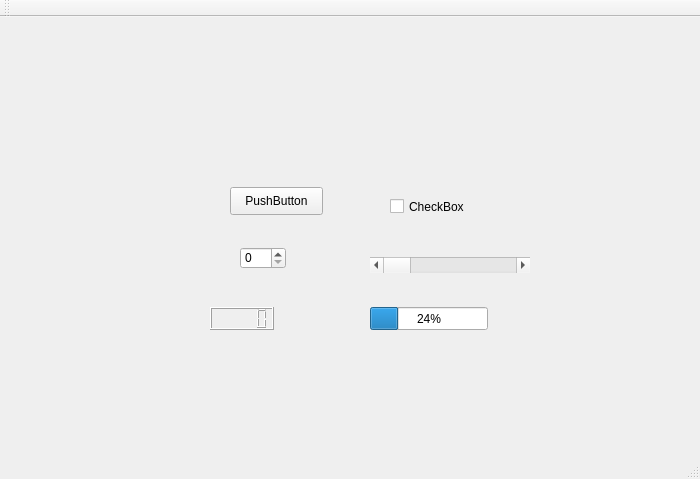
<?xml version="1.0" encoding="UTF-8"?>
<ui version="4.0">
 <class>myMainWindow</class>
 <widget class="QMainWindow" name="myMainWindow">
  <property name="geometry">
   <rect>
    <x>0</x>
    <y>0</y>
    <width>700</width>
    <height>479</height>
   </rect>
  </property>
  <property name="windowTitle">
   <string>myMainWindow</string>
  </property>
  <widget class="QWidget" name="centralWidget">
   <widget class="QPushButton" name="pushButton">
    <property name="geometry">
     <rect>
      <x>230</x>
      <y>170</y>
      <width>93</width>
      <height>28</height>
     </rect>
    </property>
    <property name="text">
     <string>PushButton</string>
    </property>
   </widget>
   <widget class="QCheckBox" name="checkBox">
    <property name="geometry">
     <rect>
      <x>390</x>
      <y>180</y>
      <width>91</width>
      <height>19</height>
     </rect>
    </property>
    <property name="text">
     <string>CheckBox</string>
    </property>
   </widget>
   <widget class="QSpinBox" name="spinBox">
    <property name="geometry">
     <rect>
      <x>240</x>
      <y>230</y>
      <width>46</width>
      <height>22</height>
     </rect>
    </property>
   </widget>
   <widget class="QScrollBar" name="horizontalScrollBar">
    <property name="geometry">
     <rect>
      <x>370</x>
      <y>240</y>
      <width>160</width>
      <height>16</height>
     </rect>
    </property>
    <property name="orientation">
     <enum>Qt::Horizontal</enum>
    </property>
   </widget>
   <widget class="QLCDNumber" name="lcdNumber">
    <property name="geometry">
     <rect>
      <x>210</x>
      <y>290</y>
      <width>64</width>
      <height>23</height>
     </rect>
    </property>
   </widget>
   <widget class="QProgressBar" name="progressBar">
    <property name="geometry">
     <rect>
      <x>370</x>
      <y>290</y>
      <width>118</width>
      <height>23</height>
     </rect>
    </property>
    <property name="value">
     <number>24</number>
    </property>
   </widget>
  </widget>
  <widget class="QMenuBar" name="menuBar">
   <property name="geometry">
    <rect>
     <x>0</x>
     <y>0</y>
     <width>700</width>
     <height>26</height>
    </rect>
   </property>
  </widget>
  <widget class="QToolBar" name="mainToolBar">
   <attribute name="toolBarArea">
    <enum>TopToolBarArea</enum>
   </attribute>
   <attribute name="toolBarBreak">
    <bool>false</bool>
   </attribute>
  </widget>
  <widget class="QStatusBar" name="statusBar"/>
 </widget>
 <layoutdefault spacing="6" margin="11"/>
 <resources/>
 <connections/>
</ui>
